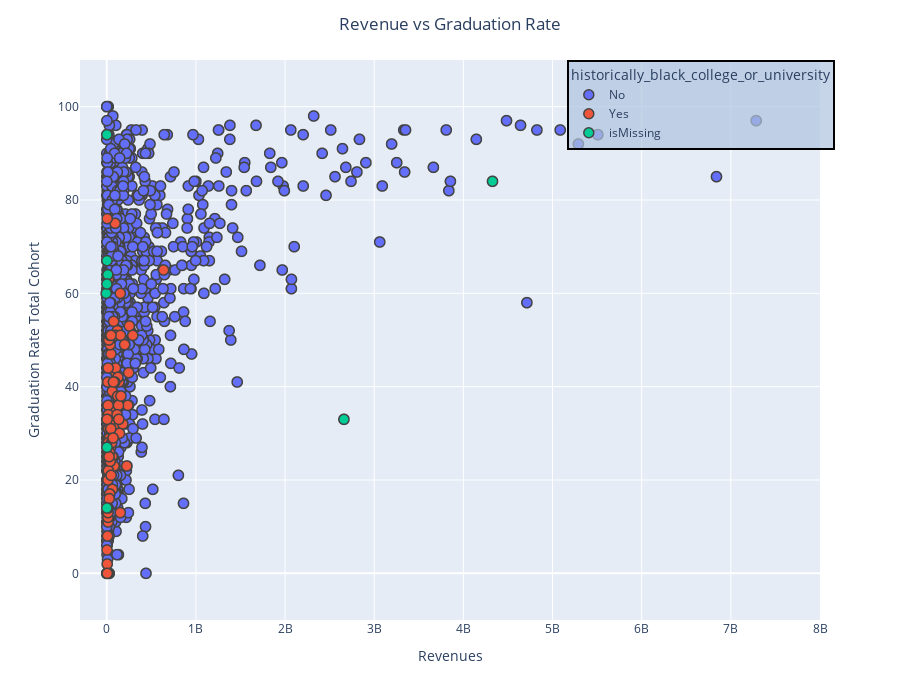

Write notebook code for a chart like this one.
### Markdown cell above
## Revenues Vs Graduation Rate

### Code cell
fig = px.scatter(df_2019.sample(2315, random_state=42), x=revenue, y=total, color=hbcu)



fig.update_layout(
    title='Revenue vs Graduation Rate',
    title_x=0.5,
    xaxis={
        'title': 'Revenues',
        'range': [-300000000, 8000000000]
    },
    yaxis={
        'title': 'Graduation Rate Total Cohort',
        'range': [-10, 110]
    },
    height=700,
    
    legend={
        'xanchor':'right',
        'yanchor':'top',
        'bgcolor': 'rgba(176,196,222,0.7)',
        'borderwidth': 2,
        'bordercolor': 'black'
    }
    
)

fig.update_traces(
    marker=dict(size=10,line=dict(width=1.5))
)

### Figure 1 — Plotly figure (JSON) as saved in the notebook; plotly's stock layout.template omitted (floating-point values rounded to 4 significant figures; data arrays with more than 128 entries replaced by an {"elided": "..."} marker saying what was removed)
{"data": [{"hovertemplate": "historically_black_college_or_university=No<br>core_revenues_total_dollars=%{x}<br>graduation_rate_total_cohort=%{y}<extra></extra>", "legendgroup": "No", "marker": {"color": "#636efa", "line": {"width": 1.5}, "size": 10, "symbol": "circle"}, "mode": "markers", "name": "No", "showlegend": true, "type": "scattergl", "x": {"elided": "2220 float values"}, "xaxis": "x", "y": {"elided": "2220 int values"}, "yaxis": "y"}, {"hovertemplate": "historically_black_college_or_university=Yes<br>core_revenues_total_dollars=%{x}<br>graduation_rate_total_cohort=%{y}<extra></extra>", "legendgroup": "Yes", "marker": {"color": "#EF553B", "line": {"width": 1.5}, "size": 10, "symbol": "circle"}, "mode": "markers", "name": "Yes", "showlegend": true, "type": "scattergl", "x": [11886228, 62917739, 20067731, 119257833, 12481617, 88741150, 3670521, 78909053, 27763821, 8856602, 200054034, 28875061, 46972156, 51050919, 19767214, 22820020, 13207590, 4781223, 72780128, 102129738, 14244902, 15365860, 151644860, 93715473, 43532874, 110199709, 37054354, 56073544, 64037488, 29477290, 96981380, 152317301, 14570632, 180445918, 237110952, 14691443, 61729456, 81754461, 21331943, 13536502, 98327078, 33015526, 5719562, 14870120, 636997000, 18611261, 123874607, 17760065, 137289948, 253945569, 23113120, 125193806, 143112797, 131479128, 77059537, 115706089, 4123458, 68807718, 33370010, 292016547, 14563012, 61303803, 18129858, 19036367, 88956216, 29356700, 38189826, 27273327, 154260745, 134993142, 159302185, 224304492, 75226337, 45178419, 48888029, 25499686, 35596172, 56626283, 15877062, 246194778, 3212445, 38894511, 3873156, 15525412, 70948634, 47613386], "xaxis": "x", "y": [41, 18, 28, 52, 20, 35, 26, 33, 50, 8, 49, 36, 47, 32, 63, 24, 20, 2, 35, 43, 22, 11, 13, 75, 27, 31, 49, 33, 35, 29, 51, 60, 36, 32, 36, 27, 39, 23, 31, 12, 44, 17, 0, 13, 65, 28, 38, 34, 41, 53, 50, 42, 30, 36, 54, 34, 76, 25, 17, 51, 25, 25, 22, 26, 41, 26, 24, 16, 51, 33, 38, 23, 41, 31, 21, 25, 51, 28, 14, 43, 5, 51, 33, 44, 29, 51], "yaxis": "y"}, {"hovertemplate": "historically_black_college_or_university=isMissing<br>core_revenues_total_dollars=%{x}<br>graduation_rate_total_cohort=%{y}<extra></extra>", "legendgroup": "isMissing", "marker": {"color": "#00cc96", "line": {"width": 1.5}, "size": 10, "symbol": "circle"}, "mode": "markers", "name": "isMissing", "showlegend": true, "type": "scattergl", "x": [1340741, 2660000000.0, 4327000000.0, 2554808, 951419, -6432834, 11487747, 2453028, 1655788], "xaxis": "x", "y": [14, 33, 84, 67, 94, 60, 64, 27, 62], "yaxis": "y"}], "layout": {"height": 700, "legend": {"bgcolor": "rgba(176,196,222,0.7)", "bordercolor": "black", "borderwidth": 2, "title": {"text": "historically_black_college_or_university"}, "tracegroupgap": 0, "xanchor": "right", "yanchor": "top"}, "margin": {"t": 60}, "title": {"text": "Revenue vs Graduation Rate", "x": 0.5}, "xaxis": {"anchor": "y", "domain": [0, 1], "range": [-300000000, 8000000000], "title": {"text": "Revenues"}}, "yaxis": {"anchor": "x", "domain": [0, 1], "range": [-10, 110], "title": {"text": "Graduation Rate Total Cohort"}}}}
